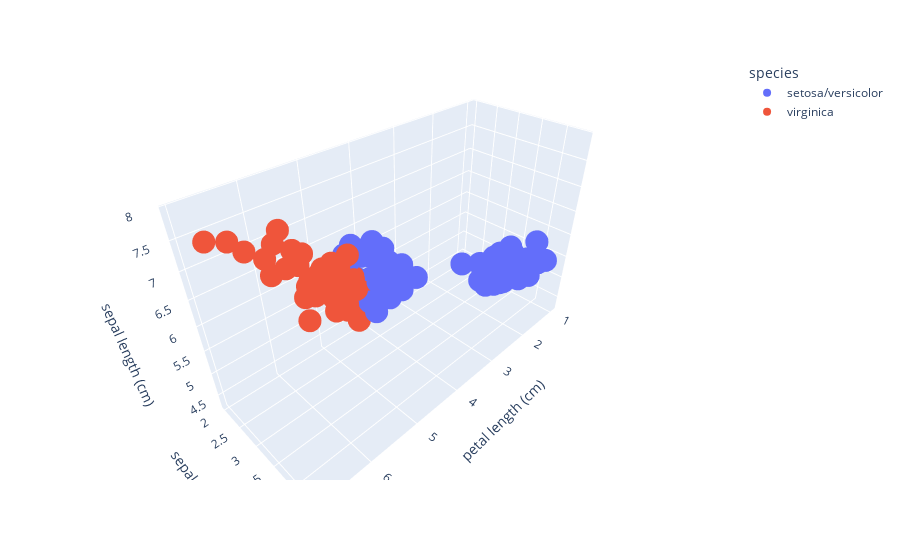

Notebook code for this chart:
### Markdown cell above
For a non-separable problem let's merge setosa and versicolor.

### Code cell
y[y==0] = -1         # rename setosa     to -1
y[y==1] = -1         # rename versicolor to -1
y[y==2] = +1         # rename virginica  to +1
y_names = [iris.target_names[0]+'/'+iris.target_names[1], iris.target_names[2]]
show_iris(x, (y+1)//2)   # remap {-1, 1} to {0, 1} for the legend

### Figure 1 — Plotly figure (JSON) as saved in the notebook; plotly's stock layout.template omitted (floating-point values rounded to 4 significant figures)
{"data": [{"hovertemplate": "species=setosa/versicolor<br>petal length (cm)=%{x}<br>sepal width (cm)=%{y}<br>sepal length (cm)=%{z}<extra></extra>", "legendgroup": "setosa/versicolor", "marker": {"color": "#636efa", "symbol": "circle"}, "mode": "markers", "name": "setosa/versicolor", "scene": "scene", "showlegend": true, "type": "scatter3d", "x": [1.4, 1.4, 1.3, 1.5, 1.4, 1.7, 1.4, 1.5, 1.4, 1.5, 1.5, 1.6, 1.4, 1.1, 1.2, 1.5, 1.3, 1.4, 1.7, 1.5, 1.7, 1.5, 1, 1.7, 1.9, 1.6, 1.6, 1.5, 1.4, 1.6, 1.6, 1.5, 1.5, 1.4, 1.5, 1.2, 1.3, 1.4, 1.3, 1.5, 1.3, 1.3, 1.3, 1.6, 1.9, 1.4, 1.6, 1.4, 1.5, 1.4, 4.7, 4.5, 4.9, 4, 4.6, 4.5, 4.7, 3.3, 4.6, 3.9, 3.5, 4.2, 4, 4.7, 3.6, 4.4, 4.5, 4.1, 4.5, 3.9, 4.8, 4, 4.9, 4.7, 4.3, 4.4, 4.8, 5, 4.5, 3.5, 3.8, 3.7, 3.9, 5.1, 4.5, 4.5, 4.7, 4.4, 4.1, 4, 4.4, 4.6, 4, 3.3, 4.2, 4.2, 4.2, 4.3, 3, 4.1], "y": [3.5, 3, 3.2, 3.1, 3.6, 3.9, 3.4, 3.4, 2.9, 3.1, 3.7, 3.4, 3, 3, 4, 4.4, 3.9, 3.5, 3.8, 3.8, 3.4, 3.7, 3.6, 3.3, 3.4, 3, 3.4, 3.5, 3.4, 3.2, 3.1, 3.4, 4.1, 4.2, 3.1, 3.2, 3.5, 3.6, 3, 3.4, 3.5, 2.3, 3.2, 3.5, 3.8, 3, 3.8, 3.2, 3.7, 3.3, 3.2, 3.2, 3.1, 2.3, 2.8, 2.8, 3.3, 2.4, 2.9, 2.7, 2, 3, 2.2, 2.9, 2.9, 3.1, 3, 2.7, 2.2, 2.5, 3.2, 2.8, 2.5, 2.8, 2.9, 3, 2.8, 3, 2.9, 2.6, 2.4, 2.4, 2.7, 2.7, 3, 3.4, 3.1, 2.3, 3, 2.5, 2.6, 3, 2.6, 2.3, 2.7, 3, 2.9, 2.9, 2.5, 2.8], "z": [5.1, 4.9, 4.7, 4.6, 5, 5.4, 4.6, 5, 4.4, 4.9, 5.4, 4.8, 4.8, 4.3, 5.8, 5.7, 5.4, 5.1, 5.7, 5.1, 5.4, 5.1, 4.6, 5.1, 4.8, 5, 5, 5.2, 5.2, 4.7, 4.8, 5.4, 5.2, 5.5, 4.9, 5, 5.5, 4.9, 4.4, 5.1, 5, 4.5, 4.4, 5, 5.1, 4.8, 5.1, 4.6, 5.3, 5, 7, 6.4, 6.9, 5.5, 6.5, 5.7, 6.3, 4.9, 6.6, 5.2, 5, 5.9, 6, 6.1, 5.6, 6.7, 5.6, 5.8, 6.2, 5.6, 5.9, 6.1, 6.3, 6.1, 6.4, 6.6, 6.8, 6.7, 6, 5.7, 5.5, 5.5, 5.8, 6, 5.4, 6, 6.7, 6.3, 5.6, 5.5, 5.5, 6.1, 5.8, 5, 5.6, 5.7, 5.7, 6.2, 5.1, 5.7]}, {"hovertemplate": "species=virginica<br>petal length (cm)=%{x}<br>sepal width (cm)=%{y}<br>sepal length (cm)=%{z}<extra></extra>", "legendgroup": "virginica", "marker": {"color": "#EF553B", "symbol": "circle"}, "mode": "markers", "name": "virginica", "scene": "scene", "showlegend": true, "type": "scatter3d", "x": [6, 5.1, 5.9, 5.6, 5.8, 6.6, 4.5, 6.3, 5.8, 6.1, 5.1, 5.3, 5.5, 5, 5.1, 5.3, 5.5, 6.7, 6.9, 5, 5.7, 4.9, 6.7, 4.9, 5.7, 6, 4.8, 4.9, 5.6, 5.8, 6.1, 6.4, 5.6, 5.1, 5.6, 6.1, 5.6, 5.5, 4.8, 5.4, 5.6, 5.1, 5.1, 5.9, 5.7, 5.2, 5, 5.2, 5.4, 5.1], "y": [3.3, 2.7, 3, 2.9, 3, 3, 2.5, 2.9, 2.5, 3.6, 3.2, 2.7, 3, 2.5, 2.8, 3.2, 3, 3.8, 2.6, 2.2, 3.2, 2.8, 2.8, 2.7, 3.3, 3.2, 2.8, 3, 2.8, 3, 2.8, 3.8, 2.8, 2.8, 2.6, 3, 3.4, 3.1, 3, 3.1, 3.1, 3.1, 2.7, 3.2, 3.3, 3, 2.5, 3, 3.4, 3], "z": [6.3, 5.8, 7.1, 6.3, 6.5, 7.6, 4.9, 7.3, 6.7, 7.2, 6.5, 6.4, 6.8, 5.7, 5.8, 6.4, 6.5, 7.7, 7.7, 6, 6.9, 5.6, 7.7, 6.3, 6.7, 7.2, 6.2, 6.1, 6.4, 7.2, 7.4, 7.9, 6.4, 6.3, 6.1, 7.7, 6.3, 6.4, 6, 6.9, 6.7, 6.9, 5.8, 6.8, 6.7, 6.7, 6.3, 6.5, 6.2, 5.9]}], "layout": {"legend": {"title": {"text": "species"}, "tracegroupgap": 0}, "margin": {"t": 60}, "scene": {"aspectmode": "data", "domain": {"x": [0, 1], "y": [0, 1]}, "xaxis": {"title": {"text": "petal length (cm)"}}, "yaxis": {"title": {"text": "sepal width (cm)"}}, "zaxis": {"title": {"text": "sepal length (cm)"}}}}}
